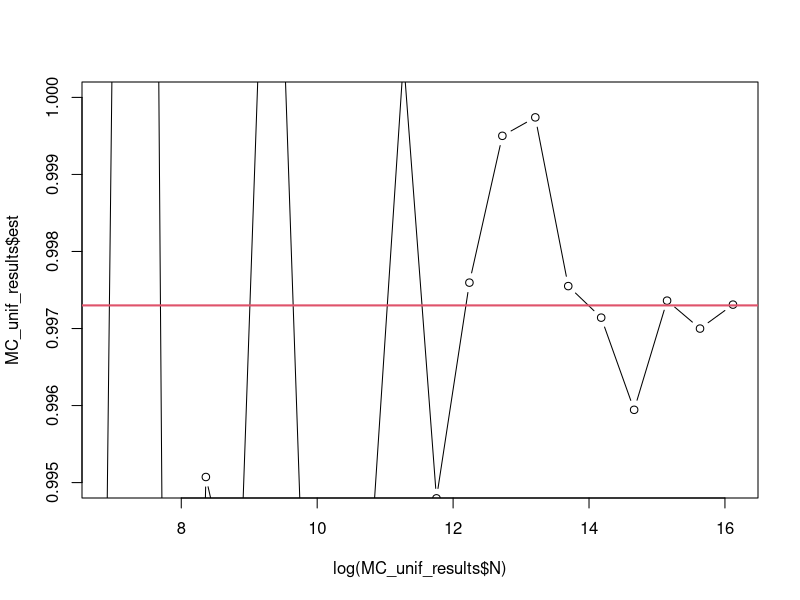
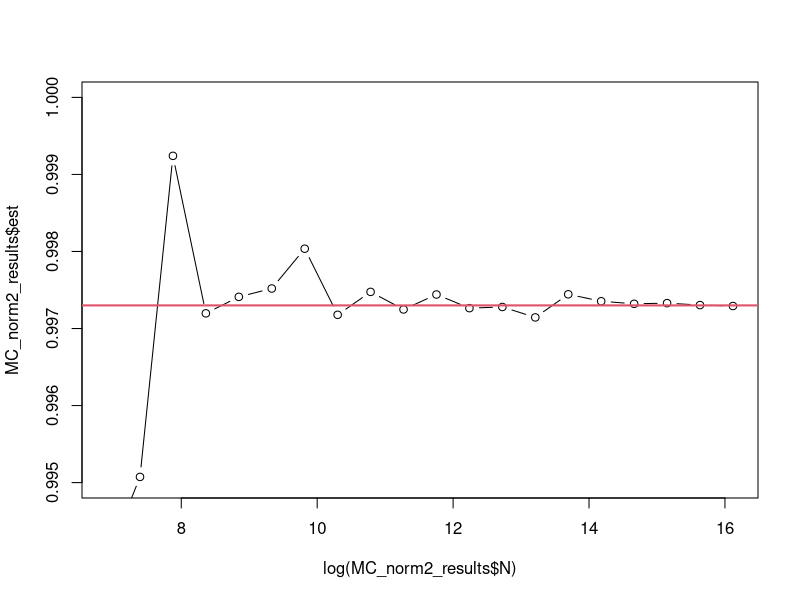
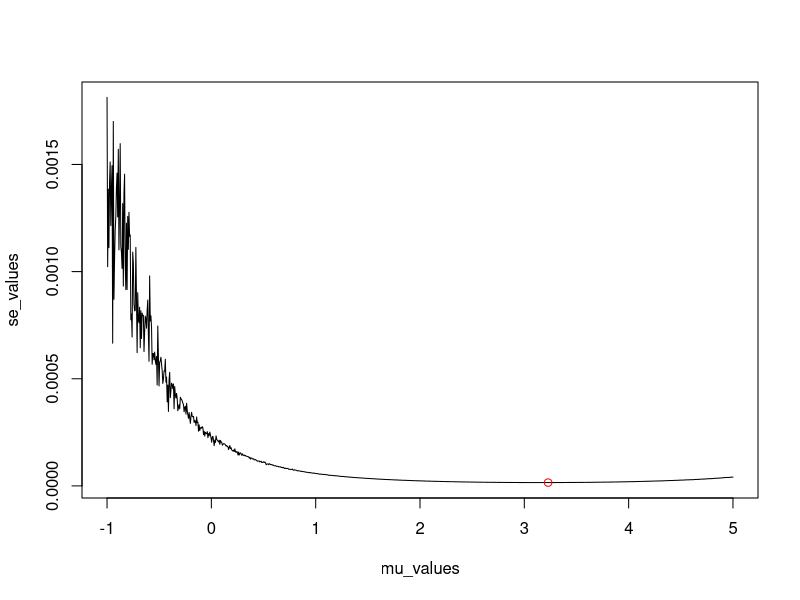
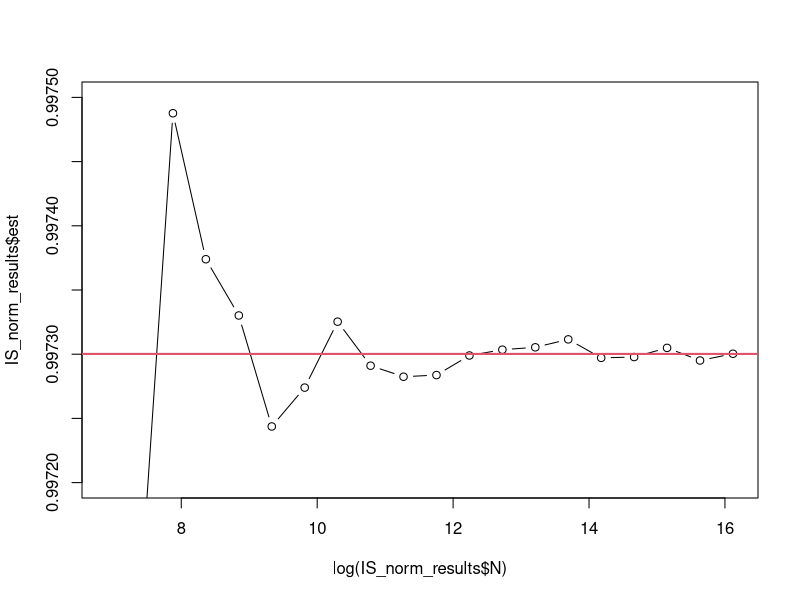
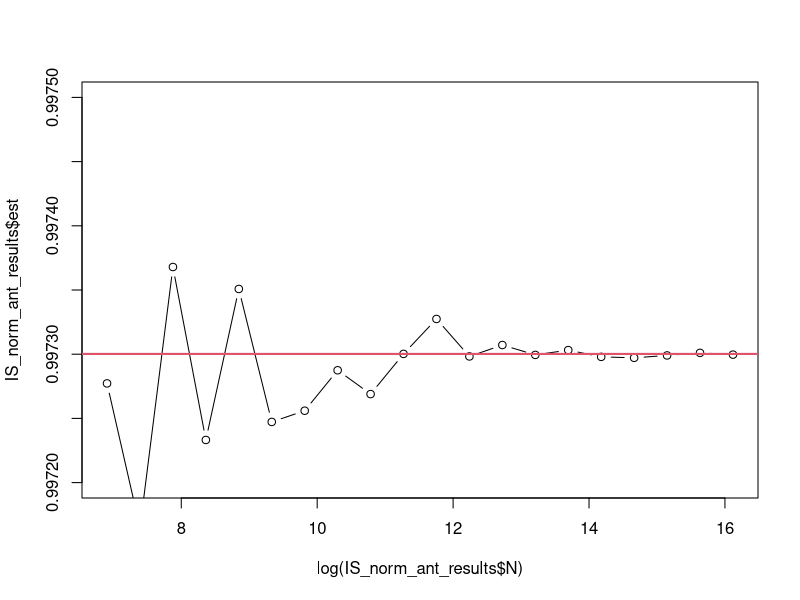
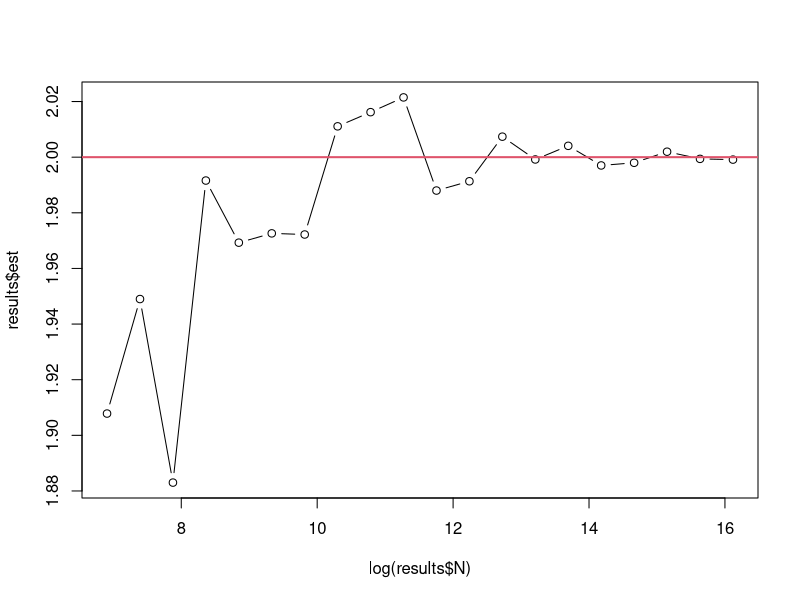
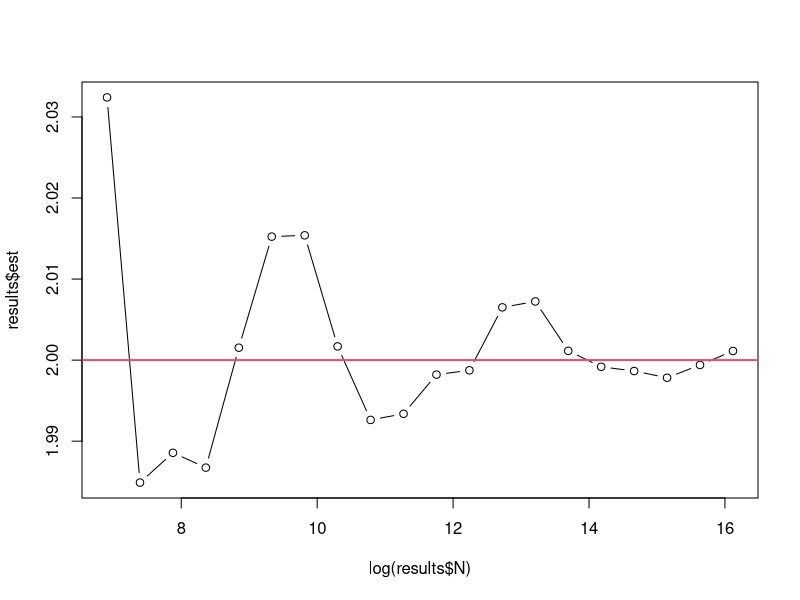

R code for these plots, in order:
library(dplyr)

p_true <- 2 * pnorm(3, mean = 0, sd = 1) - 1

MC_unif <- function(N, K = 3){
  f <- function(x) 2*K / (sqrt(2*pi)) * exp(-x^2/2)
  x <- runif(N, min = -K, max = K)
  vals <- f(x)
  
  est <- mean(vals)
  se <- sd(vals)/sqrt(N)
  
  list(est = est, se = se)
}

N_values <- seq(log(1000), log(1e7), length.out = 20) |> exp() |> round() |> unique()
MC_unif_results <- lapply(N_values, function(N){
  result <- MC_unif(N)
  
  data.frame(
    N = N,
    est = result$est,
    se = result$se
  )
})

MC_unif_results <- bind_rows(MC_unif_results)
plot(log(MC_unif_results$N), MC_unif_results$est, type = "b", ylim = c(0.995, 1))
abline(h = p_true, col = 2, lwd = 2)

# EXO2 =========================================================================
# Crude Monte-Carlo
MC_norm2 <- function(N){
  x <- rnorm(N, mean = 0, sd = 1)
  vals <- (x >= 3) * 1
  
  est <- 1 - 2 * mean(vals)
  se <- 2 * sd(vals)/sqrt(N)
  
  list(est = est, se = se)
}

# Run MC
N_values <- seq(log(1000), log(1e7), length.out = 20) |> exp() |> round() |> unique()
MC_norm2_results <- lapply(N_values, function(N){
  result <- MC_norm2(N)
  
  data.frame(
    N = N,
    est = result$est,
    se = result$se
  )
})

MC_norm2_results <- bind_rows(MC_norm2_results)
plot(log(MC_norm2_results$N), MC_norm2_results$est, type = "b", ylim = c(0.995, 1))
abline(h = p_true, col = 2, lwd = 2)

# Importance Sampling with Normal proposal N(mu, 1)
IS_norm <- function(N, mu, K = 3){
  f <- function(x) (1 / (sqrt(2*pi)) * exp(-x^2/2)) * (x >= K)
  g <- function(x) 1 / (sqrt(2*pi)) * exp(-(x - mu)^2/2)
  
  x <- rnorm(N, mean = mu, sd = 1)
  vals <- f(x) / g(x)
  
  est <- 1 - 2 * mean(vals)
  se <- 2 * sd(vals)/sqrt(N)
  
  list(est = est, se = se)
}

# Choice of mu
mu_values <- seq(-1, 5, length.out = 1000)
se_values <- sapply(mu_values, function(mu){
  result <- IS_norm(1e5, mu = mu)
  result$se
})
mu_opt <- mu_values[which.min(se_values)]
plot(mu_values, se_values, type = "l")
points(mu_opt, min(se_values), col = "red", type = "p")

# Run IS with optimal mu
N_values <- seq(log(1000), log(1e7), length.out = 20) |> exp() |> round() |> unique()
IS_norm_results <- lapply(N_values, function(N){
  result <- IS_norm(N, mu = mu_opt)
  data.frame(
    N = N,
    est = result$est,
    se = result$se
  )
})

IS_norm_results <- bind_rows(IS_norm_results)
plot(log(IS_norm_results$N), IS_norm_results$est, type = "b", ylim = c(0.9972, 0.9975))
abline(h = p_true, col = 2, lwd = 2)

# Importance Sampling with Antithetic Variables
IS_norm_ant <- function(N, mu, K = 3){
  f <- function(x) (1 / (sqrt(2*pi)) * exp(-x^2/2)) * (x >= K)
  g <- function(x) 1 / (sqrt(2*pi)) * exp(-(x - mu)^2/2)
  
  x1 <- rnorm(N, mean = mu, sd = 1)
  x2 <- 2 * mu - x1
  
  vals1 <- f(x1) / g(x1)
  vals2 <- f(x2) / g(x2)
  
  vals <- 0.5 * (vals1 + vals2)
  
  est <- 1 - 2 * mean(vals)
  se <- 2 * sd(vals)/sqrt(N)
  
  list(est = est, se = se)
}

# Run IS with Antithetic Variables
N_values <- seq(log(1000), log(1e7), length.out = 20) |> exp() |> round() |> unique()
IS_norm_ant_results <- lapply(N_values, function(N){
  result <- IS_norm_ant(N, mu = mu_opt)
  data.frame(
    N = N,
    est = result$est,
    se = result$se
  )
})

IS_norm_ant_results <- bind_rows(IS_norm_ant_results)
plot(log(IS_norm_ant_results$N), IS_norm_ant_results$est, type = "b", ylim = c(0.9972, 0.9975))
abline(h = p_true, col = 2, lwd = 2)
# ==============================================================================

# EXO3 =========================================================================
I_true <- 2 # 2/lam^2

# Crude Monte Carlo
MC_exp_int <- function(N){
  x <- rexp(N)
  vals <- x^2
  
  est <- mean(vals)
  se <- sd(vals)/sqrt(N)
  
  list(est = est, se = se)
}

N_values <- seq(log(1000), log(1e7), length.out = 20) |> exp() |> round() |> unique()
results <- lapply(N_values, function(N){
  result <- MC_exp_int(N)
  
  data.frame(
    N = N,
    est = result$est,
    se = result$se
  )
})
results <- bind_rows(results)
plot(log(results$N), results$est, type = "b")
abline(h = I_true, col = 2, lwd = 2)


# Control variables
CV_exp_int <- function(N, train_ratio = 0.1){
  N_train <- ceiling(N * train_ratio)

  x <- rexp(N)

  # Training data
  x_train <- x[1:N_train]
  vals_train <- x_train^2

  # Estimate optimal coefficient c using training data
  # c* = Cov(X^2, X) / Var(X)
  c_opt <- cov(vals_train, x_train) / var(x_train)

  # Test data
  x_test <- x[(N_train + 1):N]
  vals_test <- x_test^2

  # Control variable estimator
  # θ̂_CV = mean(X^2) - c*(mean(X) - E[X])
  # E[X] = 1 for Exp(1)
  est_cv <- mean(vals_test) - c_opt * (mean(x_test) - 1)

  # Standard error from residuals
  residuals <- vals_test - c_opt * x_test
  se <- sd(residuals) / sqrt(length(x_test))

  list(est = est_cv, se = se, c_opt = c_opt)
}

N_values <- seq(log(1000), log(1e7), length.out = 20) |> exp() |> round() |> unique()
results <- lapply(N_values, function(N){
  result <- CV_exp_int(N)
  
  data.frame(
    N = N,
    est = result$est,
    se = result$se
  )
})
results <- bind_rows(results)
plot(log(results$N), results$est, type = "b")
abline(h = I_true, col = 2, lwd = 2)



